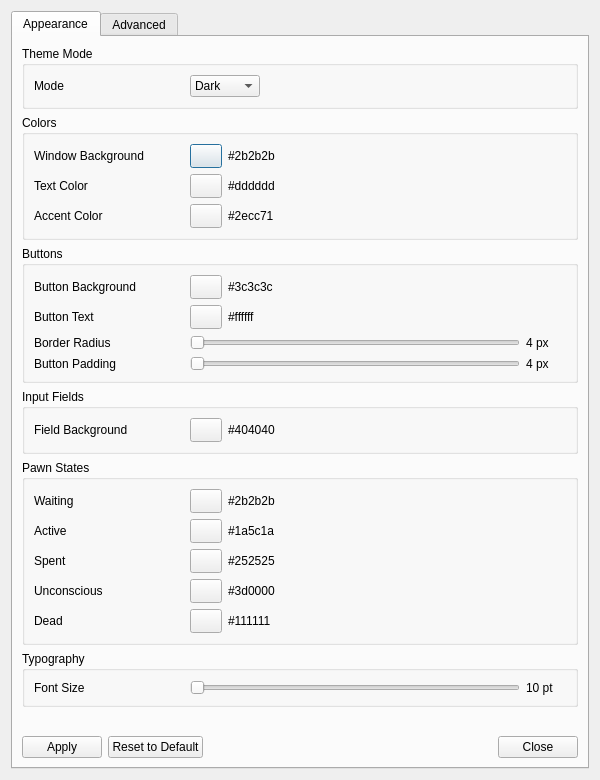
<?xml version="1.0" encoding="UTF-8"?>
<ui version="4.0">
 <class>SettingsDialog</class>
 <widget class="QDialog" name="SettingsDialog">
  <property name="geometry">
   <rect>
    <x>0</x>
    <y>0</y>
    <width>600</width>
    <height>780</height>
   </rect>
  </property>
  <property name="windowTitle">
   <string>Settings</string>
  </property>
  <layout class="QVBoxLayout" name="verticalLayout">
   <item>
    <widget class="QTabWidget" name="tabWidget">
     <property name="currentIndex">
      <number>0</number>
     </property>

     <!-- ══════════════ Tab 1: Appearance ══════════════ -->
     <widget class="QWidget" name="AppearanceTab">
      <attribute name="title">
       <string>Appearance</string>
      </attribute>
      <layout class="QVBoxLayout" name="appearanceLayout">

       <!-- Theme Mode group -->
       <item>
        <widget class="QGroupBox" name="ThemeModeGroup">
         <property name="title">
          <string>Theme Mode</string>
         </property>
         <layout class="QHBoxLayout" name="themeModeGroupLayout">
          <item>
           <widget class="QLabel" name="ThemeModeLabel">
            <property name="text">
             <string>Mode</string>
            </property>
            <property name="minimumSize">
             <size><width>150</width><height>0</height></size>
            </property>
           </widget>
          </item>
          <item>
           <widget class="QComboBox" name="ThemeModeCombo">
            <item><property name="text"><string>Dark</string></property></item>
            <item><property name="text"><string>Light</string></property></item>
            <item><property name="text"><string>System</string></property></item>
           </widget>
          </item>
          <item>
           <spacer name="themeModeSpacer">
            <property name="orientation"><enum>Qt::Orientation::Horizontal</enum></property>
            <property name="sizeHint" stdset="0"><size><width>40</width><height>20</height></size></property>
           </spacer>
          </item>
         </layout>
        </widget>
       </item>

       <!-- Colors group -->
       <item>
        <widget class="QGroupBox" name="ColorsGroup">
         <property name="title">
          <string>Colors</string>
         </property>
         <layout class="QVBoxLayout" name="colorsGroupLayout">

          <!-- Window Background -->
          <item>
           <layout class="QHBoxLayout" name="windowBgRow">
            <item>
             <widget class="QLabel" name="windowBgLabel">
              <property name="text">
               <string>Window Background</string>
              </property>
              <property name="minimumSize">
               <size><width>150</width><height>0</height></size>
              </property>
             </widget>
            </item>
            <item>
             <widget class="QPushButton" name="WindowBgButton">
              <property name="text"><string/></property>
              <property name="minimumSize">
               <size><width>32</width><height>24</height></size>
              </property>
              <property name="maximumSize">
               <size><width>32</width><height>24</height></size>
              </property>
             </widget>
            </item>
            <item>
             <widget class="QLabel" name="WindowBgHex">
              <property name="text"><string>#2b2b2b</string></property>
             </widget>
            </item>
            <item>
             <spacer name="windowBgSpacer">
              <property name="orientation"><enum>Qt::Orientation::Horizontal</enum></property>
              <property name="sizeHint" stdset="0"><size><width>40</width><height>20</height></size></property>
             </spacer>
            </item>
           </layout>
          </item>

          <!-- Text Color -->
          <item>
           <layout class="QHBoxLayout" name="textColorRow">
            <item>
             <widget class="QLabel" name="textColorLabel">
              <property name="text"><string>Text Color</string></property>
              <property name="minimumSize">
               <size><width>150</width><height>0</height></size>
              </property>
             </widget>
            </item>
            <item>
             <widget class="QPushButton" name="TextColorButton">
              <property name="text"><string/></property>
              <property name="minimumSize">
               <size><width>32</width><height>24</height></size>
              </property>
              <property name="maximumSize">
               <size><width>32</width><height>24</height></size>
              </property>
             </widget>
            </item>
            <item>
             <widget class="QLabel" name="TextColorHex">
              <property name="text"><string>#dddddd</string></property>
             </widget>
            </item>
            <item>
             <spacer name="textColorSpacer">
              <property name="orientation"><enum>Qt::Orientation::Horizontal</enum></property>
              <property name="sizeHint" stdset="0"><size><width>40</width><height>20</height></size></property>
             </spacer>
            </item>
           </layout>
          </item>

          <!-- Accent Color -->
          <item>
           <layout class="QHBoxLayout" name="accentColorRow">
            <item>
             <widget class="QLabel" name="accentColorLabel">
              <property name="text"><string>Accent Color</string></property>
              <property name="minimumSize">
               <size><width>150</width><height>0</height></size>
              </property>
             </widget>
            </item>
            <item>
             <widget class="QPushButton" name="AccentColorButton">
              <property name="text"><string/></property>
              <property name="minimumSize">
               <size><width>32</width><height>24</height></size>
              </property>
              <property name="maximumSize">
               <size><width>32</width><height>24</height></size>
              </property>
             </widget>
            </item>
            <item>
             <widget class="QLabel" name="AccentColorHex">
              <property name="text"><string>#2ecc71</string></property>
             </widget>
            </item>
            <item>
             <spacer name="accentColorSpacer">
              <property name="orientation"><enum>Qt::Orientation::Horizontal</enum></property>
              <property name="sizeHint" stdset="0"><size><width>40</width><height>20</height></size></property>
             </spacer>
            </item>
           </layout>
          </item>

         </layout>
        </widget>
       </item>

       <!-- Buttons group -->
       <item>
        <widget class="QGroupBox" name="ButtonsGroup">
         <property name="title">
          <string>Buttons</string>
         </property>
         <layout class="QVBoxLayout" name="buttonsGroupLayout">

          <!-- Button Background -->
          <item>
           <layout class="QHBoxLayout" name="buttonBgRow">
            <item>
             <widget class="QLabel" name="buttonBgLabel">
              <property name="text"><string>Button Background</string></property>
              <property name="minimumSize">
               <size><width>150</width><height>0</height></size>
              </property>
             </widget>
            </item>
            <item>
             <widget class="QPushButton" name="ButtonBgButton">
              <property name="text"><string/></property>
              <property name="minimumSize">
               <size><width>32</width><height>24</height></size>
              </property>
              <property name="maximumSize">
               <size><width>32</width><height>24</height></size>
              </property>
             </widget>
            </item>
            <item>
             <widget class="QLabel" name="ButtonBgHex">
              <property name="text"><string>#3c3c3c</string></property>
             </widget>
            </item>
            <item>
             <spacer name="buttonBgSpacer">
              <property name="orientation"><enum>Qt::Orientation::Horizontal</enum></property>
              <property name="sizeHint" stdset="0"><size><width>40</width><height>20</height></size></property>
             </spacer>
            </item>
           </layout>
          </item>

          <!-- Button Text Color -->
          <item>
           <layout class="QHBoxLayout" name="buttonTextRow">
            <item>
             <widget class="QLabel" name="buttonTextLabel">
              <property name="text"><string>Button Text</string></property>
              <property name="minimumSize">
               <size><width>150</width><height>0</height></size>
              </property>
             </widget>
            </item>
            <item>
             <widget class="QPushButton" name="ButtonTextButton">
              <property name="text"><string/></property>
              <property name="minimumSize">
               <size><width>32</width><height>24</height></size>
              </property>
              <property name="maximumSize">
               <size><width>32</width><height>24</height></size>
              </property>
             </widget>
            </item>
            <item>
             <widget class="QLabel" name="ButtonTextHex">
              <property name="text"><string>#ffffff</string></property>
             </widget>
            </item>
            <item>
             <spacer name="buttonTextSpacer">
              <property name="orientation"><enum>Qt::Orientation::Horizontal</enum></property>
              <property name="sizeHint" stdset="0"><size><width>40</width><height>20</height></size></property>
             </spacer>
            </item>
           </layout>
          </item>

          <!-- Border Radius slider -->
          <item>
           <layout class="QHBoxLayout" name="borderRadiusRow">
            <item>
             <widget class="QLabel" name="borderRadiusLabel">
              <property name="text"><string>Border Radius</string></property>
              <property name="minimumSize">
               <size><width>150</width><height>0</height></size>
              </property>
             </widget>
            </item>
            <item>
             <widget class="QSlider" name="BorderRadiusSlider">
              <property name="minimum"><number>0</number></property>
              <property name="maximum"><number>20</number></property>
              <property name="orientation"><enum>Qt::Orientation::Horizontal</enum></property>
             </widget>
            </item>
            <item>
             <widget class="QLabel" name="BorderRadiusValue">
              <property name="text"><string>4 px</string></property>
              <property name="minimumSize">
               <size><width>40</width><height>0</height></size>
              </property>
             </widget>
            </item>
           </layout>
          </item>

          <!-- Button Padding slider -->
          <item>
           <layout class="QHBoxLayout" name="buttonPaddingRow">
            <item>
             <widget class="QLabel" name="buttonPaddingLabel">
              <property name="text"><string>Button Padding</string></property>
              <property name="minimumSize">
               <size><width>150</width><height>0</height></size>
              </property>
             </widget>
            </item>
            <item>
             <widget class="QSlider" name="ButtonPaddingSlider">
              <property name="minimum"><number>0</number></property>
              <property name="maximum"><number>20</number></property>
              <property name="orientation"><enum>Qt::Orientation::Horizontal</enum></property>
             </widget>
            </item>
            <item>
             <widget class="QLabel" name="ButtonPaddingValue">
              <property name="text"><string>4 px</string></property>
              <property name="minimumSize">
               <size><width>40</width><height>0</height></size>
              </property>
             </widget>
            </item>
           </layout>
          </item>

         </layout>
        </widget>
       </item>

       <!-- Input Fields group -->
       <item>
        <widget class="QGroupBox" name="InputFieldsGroup">
         <property name="title">
          <string>Input Fields</string>
         </property>
         <layout class="QVBoxLayout" name="inputFieldsGroupLayout">

          <!-- Field Background -->
          <item>
           <layout class="QHBoxLayout" name="inputBgRow">
            <item>
             <widget class="QLabel" name="inputBgLabel">
              <property name="text"><string>Field Background</string></property>
              <property name="minimumSize">
               <size><width>150</width><height>0</height></size>
              </property>
             </widget>
            </item>
            <item>
             <widget class="QPushButton" name="InputBgButton">
              <property name="text"><string/></property>
              <property name="minimumSize">
               <size><width>32</width><height>24</height></size>
              </property>
              <property name="maximumSize">
               <size><width>32</width><height>24</height></size>
              </property>
             </widget>
            </item>
            <item>
             <widget class="QLabel" name="InputBgHex">
              <property name="text"><string>#404040</string></property>
             </widget>
            </item>
            <item>
             <spacer name="inputBgSpacer">
              <property name="orientation"><enum>Qt::Orientation::Horizontal</enum></property>
              <property name="sizeHint" stdset="0"><size><width>40</width><height>20</height></size></property>
             </spacer>
            </item>
           </layout>
          </item>

         </layout>
        </widget>
       </item>

       <!-- Pawn States group -->
       <item>
        <widget class="QGroupBox" name="PawnStatesGroup">
         <property name="title">
          <string>Pawn States</string>
         </property>
         <layout class="QVBoxLayout" name="pawnStatesGroupLayout">

          <!-- Waiting -->
          <item>
           <layout class="QHBoxLayout" name="pawnWaitingRow">
            <item>
             <widget class="QLabel" name="pawnWaitingLabel">
              <property name="text"><string>Waiting</string></property>
              <property name="minimumSize">
               <size><width>150</width><height>0</height></size>
              </property>
             </widget>
            </item>
            <item>
             <widget class="QPushButton" name="PawnWaitingButton">
              <property name="text"><string/></property>
              <property name="minimumSize">
               <size><width>32</width><height>24</height></size>
              </property>
              <property name="maximumSize">
               <size><width>32</width><height>24</height></size>
              </property>
             </widget>
            </item>
            <item>
             <widget class="QLabel" name="PawnWaitingHex">
              <property name="text"><string>#2b2b2b</string></property>
             </widget>
            </item>
            <item>
             <spacer name="pawnWaitingSpacer">
              <property name="orientation"><enum>Qt::Orientation::Horizontal</enum></property>
              <property name="sizeHint" stdset="0"><size><width>40</width><height>20</height></size></property>
             </spacer>
            </item>
           </layout>
          </item>

          <!-- Active -->
          <item>
           <layout class="QHBoxLayout" name="pawnActiveRow">
            <item>
             <widget class="QLabel" name="pawnActiveLabel">
              <property name="text"><string>Active</string></property>
              <property name="minimumSize">
               <size><width>150</width><height>0</height></size>
              </property>
             </widget>
            </item>
            <item>
             <widget class="QPushButton" name="PawnActiveButton">
              <property name="text"><string/></property>
              <property name="minimumSize">
               <size><width>32</width><height>24</height></size>
              </property>
              <property name="maximumSize">
               <size><width>32</width><height>24</height></size>
              </property>
             </widget>
            </item>
            <item>
             <widget class="QLabel" name="PawnActiveHex">
              <property name="text"><string>#1a5c1a</string></property>
             </widget>
            </item>
            <item>
             <spacer name="pawnActiveSpacer">
              <property name="orientation"><enum>Qt::Orientation::Horizontal</enum></property>
              <property name="sizeHint" stdset="0"><size><width>40</width><height>20</height></size></property>
             </spacer>
            </item>
           </layout>
          </item>

          <!-- Spent -->
          <item>
           <layout class="QHBoxLayout" name="pawnSpentRow">
            <item>
             <widget class="QLabel" name="pawnSpentLabel">
              <property name="text"><string>Spent</string></property>
              <property name="minimumSize">
               <size><width>150</width><height>0</height></size>
              </property>
             </widget>
            </item>
            <item>
             <widget class="QPushButton" name="PawnSpentButton">
              <property name="text"><string/></property>
              <property name="minimumSize">
               <size><width>32</width><height>24</height></size>
              </property>
              <property name="maximumSize">
               <size><width>32</width><height>24</height></size>
              </property>
             </widget>
            </item>
            <item>
             <widget class="QLabel" name="PawnSpentHex">
              <property name="text"><string>#252525</string></property>
             </widget>
            </item>
            <item>
             <spacer name="pawnSpentSpacer">
              <property name="orientation"><enum>Qt::Orientation::Horizontal</enum></property>
              <property name="sizeHint" stdset="0"><size><width>40</width><height>20</height></size></property>
             </spacer>
            </item>
           </layout>
          </item>

          <!-- Unconscious -->
          <item>
           <layout class="QHBoxLayout" name="pawnUnconsciousRow">
            <item>
             <widget class="QLabel" name="pawnUnconsciousLabel">
              <property name="text"><string>Unconscious</string></property>
              <property name="minimumSize">
               <size><width>150</width><height>0</height></size>
              </property>
             </widget>
            </item>
            <item>
             <widget class="QPushButton" name="PawnUnconsciousButton">
              <property name="text"><string/></property>
              <property name="minimumSize">
               <size><width>32</width><height>24</height></size>
              </property>
              <property name="maximumSize">
               <size><width>32</width><height>24</height></size>
              </property>
             </widget>
            </item>
            <item>
             <widget class="QLabel" name="PawnUnconsciousHex">
              <property name="text"><string>#3d0000</string></property>
             </widget>
            </item>
            <item>
             <spacer name="pawnUnconsciousSpacer">
              <property name="orientation"><enum>Qt::Orientation::Horizontal</enum></property>
              <property name="sizeHint" stdset="0"><size><width>40</width><height>20</height></size></property>
             </spacer>
            </item>
           </layout>
          </item>

          <!-- Dead -->
          <item>
           <layout class="QHBoxLayout" name="pawnDeadRow">
            <item>
             <widget class="QLabel" name="pawnDeadLabel">
              <property name="text"><string>Dead</string></property>
              <property name="minimumSize">
               <size><width>150</width><height>0</height></size>
              </property>
             </widget>
            </item>
            <item>
             <widget class="QPushButton" name="PawnDeadButton">
              <property name="text"><string/></property>
              <property name="minimumSize">
               <size><width>32</width><height>24</height></size>
              </property>
              <property name="maximumSize">
               <size><width>32</width><height>24</height></size>
              </property>
             </widget>
            </item>
            <item>
             <widget class="QLabel" name="PawnDeadHex">
              <property name="text"><string>#111111</string></property>
             </widget>
            </item>
            <item>
             <spacer name="pawnDeadSpacer">
              <property name="orientation"><enum>Qt::Orientation::Horizontal</enum></property>
              <property name="sizeHint" stdset="0"><size><width>40</width><height>20</height></size></property>
             </spacer>
            </item>
           </layout>
          </item>

         </layout>
        </widget>
       </item>

       <!-- Typography group -->
       <item>
        <widget class="QGroupBox" name="TypographyGroup">
         <property name="title">
          <string>Typography</string>
         </property>
         <layout class="QVBoxLayout" name="typographyGroupLayout">

          <!-- Font Size slider -->
          <item>
           <layout class="QHBoxLayout" name="fontSizeRow">
            <item>
             <widget class="QLabel" name="fontSizeLabel">
              <property name="text"><string>Font Size</string></property>
              <property name="minimumSize">
               <size><width>150</width><height>0</height></size>
              </property>
             </widget>
            </item>
            <item>
             <widget class="QSlider" name="FontSizeSlider">
              <property name="minimum"><number>6</number></property>
              <property name="maximum"><number>24</number></property>
              <property name="orientation"><enum>Qt::Orientation::Horizontal</enum></property>
             </widget>
            </item>
            <item>
             <widget class="QLabel" name="FontSizeValue">
              <property name="text"><string>10 pt</string></property>
              <property name="minimumSize">
               <size><width>40</width><height>0</height></size>
              </property>
             </widget>
            </item>
           </layout>
          </item>

         </layout>
        </widget>
       </item>

       <!-- Push buttons down -->
       <item>
        <spacer name="appearanceVerticalSpacer">
         <property name="orientation"><enum>Qt::Orientation::Vertical</enum></property>
         <property name="sizeHint" stdset="0"><size><width>20</width><height>40</height></size></property>
        </spacer>
       </item>

       <!-- Bottom buttons -->
       <item>
        <layout class="QHBoxLayout" name="appearanceButtonLayout">
         <item>
          <widget class="QPushButton" name="ApplyButton">
           <property name="text"><string>Apply</string></property>
          </widget>
         </item>
         <item>
          <widget class="QPushButton" name="ResetButton">
           <property name="text"><string>Reset to Default</string></property>
          </widget>
         </item>
         <item>
          <spacer name="appearanceButtonSpacer">
           <property name="orientation"><enum>Qt::Orientation::Horizontal</enum></property>
           <property name="sizeHint" stdset="0"><size><width>40</width><height>20</height></size></property>
          </spacer>
         </item>
         <item>
          <widget class="QPushButton" name="CloseButton">
           <property name="text"><string>Close</string></property>
          </widget>
         </item>
        </layout>
       </item>

      </layout>
     </widget>

     <!-- ══════════════ Tab 2: Advanced ══════════════ -->
     <widget class="QWidget" name="AdvancedTab">
      <attribute name="title">
       <string>Advanced</string>
      </attribute>
      <layout class="QVBoxLayout" name="advancedLayout">
       <item>
        <widget class="QLabel" name="advancedLabel">
         <property name="text">
          <string>Global Stylesheet (QSS) — edit directly or view the QSS generated by the Appearance tab after Apply.</string>
         </property>
         <property name="wordWrap">
          <bool>true</bool>
         </property>
        </widget>
       </item>
       <item>
        <widget class="QPlainTextEdit" name="StylesheetEdit">
         <property name="placeholderText">
          <string>/* Paste QSS here, e.g.:
QPushButton { background: #333; color: white; } */</string>
         </property>
        </widget>
       </item>
       <item>
        <layout class="QHBoxLayout" name="advancedButtonLayout">
         <item>
          <widget class="QPushButton" name="AdvancedApplyButton">
           <property name="text"><string>Apply Raw QSS</string></property>
          </widget>
         </item>
         <item>
          <spacer name="advancedButtonSpacer">
           <property name="orientation"><enum>Qt::Orientation::Horizontal</enum></property>
           <property name="sizeHint" stdset="0"><size><width>40</width><height>20</height></size></property>
          </spacer>
         </item>
        </layout>
       </item>
      </layout>
     </widget>

    </widget>
   </item>
  </layout>
 </widget>
 <resources/>
 <connections/>
</ui>
